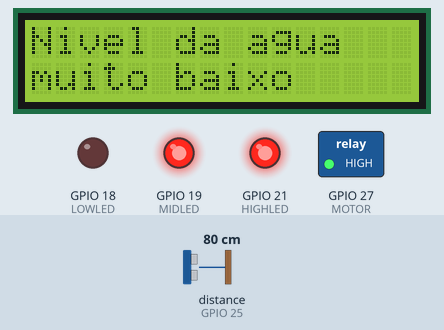
Simulated run of this sketch. Board: ESP32. On the bench: 16×2 character LCD, switched loads named in the sketch (green lamp = pin HIGH), output pins drawn as LEDs (lit = HIGH). Wiring (from diagram.json): ultrasonic range finder: trigger GPIO 26; echo GPIO 25. Inputs (shaded band) come from the test bench; at power-on: distance to the obstacle (sensor on GPIO 25) 80 cm. The echo pulse lasts 58.3 µs per cm; WiFi joins after 1.5 s; servers stay silent unless stated; no MQTT or app messages arrive unless stated; pins used as bus, display or sensor lines are not drawn; what the sketch prints to the serial monitor is not drawn.

Above: at 2.7 s.
2.8 s: distance to the obstacle (sensor on GPIO 25) set to 250 cm
At 4.2 s:
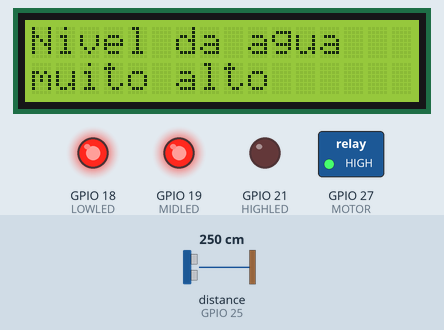
5.2 s: distance to the obstacle (sensor on GPIO 25) set to 245 cm
At 6.2 s:
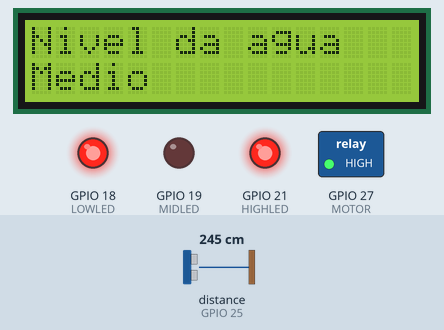
7.3 s: distance to the obstacle (sensor on GPIO 25) set to 2 cm
At 8.9 s:
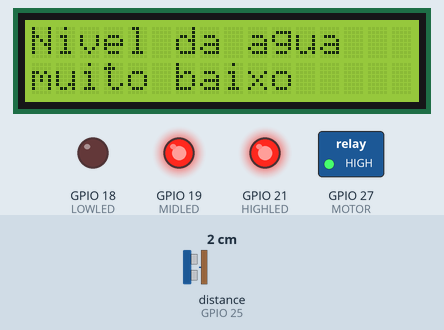
Timing chart, 0 to 10.4 s (numbered marks = the images above; inputs shaded):
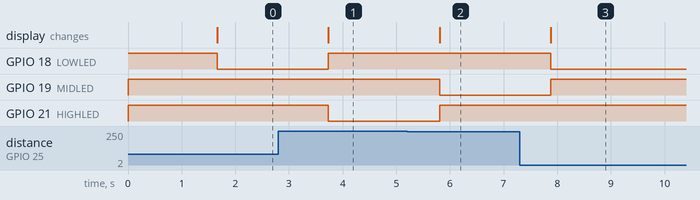

Measured:
- the behaviour switches between 249 and 248 cm on distance to the obstacle (sensor on GPIO 25) (found by bisection; images 1 and 2)
- after the input at 2.8 s, GPIO 18 (LOWLED): LOW → HIGH after 0.94 s; GPIO 21 (HIGHLED): HIGH → LOW after 0.94 s; the display: changes after 0.94 s (image 1)
- after the input at 5.2 s, GPIO 19 (MIDLED): HIGH → LOW after 0.61 s; GPIO 21 (HIGHLED): LOW → HIGH after 0.61 s; the display: changes after 0.61 s (image 2)
- after the input at 7.3 s, GPIO 18 (LOWLED): HIGH → LOW after 0.58 s; GPIO 19 (MIDLED): LOW → HIGH after 0.58 s; the display: changes after 0.58 s (image 3)

The sketch:

sketch.ino
```cpp
#include <WiFi.h>
#include <PubSubClient.h>
#include <LiquidCrystal_I2C.h>

// Definições de pinos
#define PIN_TRIG 26
#define PIN_ECHO 25
#define LOWLED   18
#define MIDLED   19
#define HIGHLED  21
#define MOTOR    27

// LCD
LiquidCrystal_I2C lcd(0x27, 16, 2);

// Variáveis
unsigned int level = 0;
const char* ssid = "Wokwi-GUEST";
const char* password = "";
const char* mqtt_server = "broker.hivemq.com";

WiFiClient espClient;
PubSubClient client(espClient);

void setup_wifi() {
  delay(10);
  Serial.println("Conectando ao WiFi...");
  WiFi.begin(ssid, password);

  while (WiFi.status() != WL_CONNECTED) {
    delay(500);
    Serial.print(".");
  }

  Serial.println("");
  Serial.println("WiFi conectado");
  Serial.println(WiFi.localIP());
}

void reconnect() {
  while (!client.connected()) {
    Serial.print("Conectando ao MQTT...");
    if (client.connect("ESP32Client")) {
      Serial.println("Conectado!");
    } else {
      Serial.print("Falha, rc=");
      Serial.print(client.state());
      Serial.println(" tentando novamente em 5 segundos");
      delay(5000);
    }
  }
}

void setup() {
  Serial.begin(115200);

  // Pinos
  pinMode(PIN_TRIG, OUTPUT);
  pinMode(PIN_ECHO, INPUT);
  pinMode(LOWLED, OUTPUT);
  pinMode(MIDLED, OUTPUT);
  pinMode(HIGHLED, OUTPUT);
  pinMode(MOTOR, OUTPUT);

  digitalWrite(LOWLED, HIGH);
  digitalWrite(MIDLED, HIGH);
  digitalWrite(HIGHLED, HIGH);
  digitalWrite(MOTOR, HIGH);

  // LCD
  lcd.init();
  lcd.clear();
  lcd.backlight();

  // Wi-Fi e MQTT
  setup_wifi();
  client.setServer(mqtt_server, 1883);
}

void loop() {
  // Conexão MQTT
  if (!client.connected()) {
    reconnect();
  }
  client.loop();

  // Inicia nova medição
  digitalWrite(PIN_TRIG, HIGH);
  delayMicroseconds(10);
  digitalWrite(PIN_TRIG, LOW);

  // Lê a duração do pulso
  int duration = pulseIn(PIN_ECHO, HIGH);

  // Converte duração para centímetros
  level = duration / 58;

  // Exibe no Serial Monitor
  Serial.print("Distancia em cm: ");
  Serial.println(level);
  Serial.print("Distancia em polegadas: ");
  Serial.println(duration / 148);

  // Publica no MQTT
  char msg[50];
  snprintf(msg, 50, "{\"nivel\": %u}", level);
  client.publish("floodsafe/nivel", msg);

  // Atualiza o LCD
  lcd.clear();
  lcd.setCursor(0, 0);
  lcd.print("Nivel da agua");

  if (level < 150) {
    lcd.setCursor(0, 1);
    lcd.print("muito baixo");
    digitalWrite(LOWLED, LOW);
    digitalWrite(MIDLED, HIGH);
    digitalWrite(HIGHLED, HIGH);
  }
  else if (level > 150 && level < 250) {
    lcd.setCursor(0, 1);
    lcd.print("Medio");
    digitalWrite(LOWLED, HIGH);
    digitalWrite(MIDLED, LOW);
    digitalWrite(HIGHLED, HIGH);
  }
  else if (level >= 250) {
    lcd.setCursor(0, 1);
    lcd.print("muito alto");
    digitalWrite(LOWLED, HIGH);
    digitalWrite(MIDLED, HIGH);
    digitalWrite(HIGHLED, LOW);
  }

  delay(1000);
}
```
